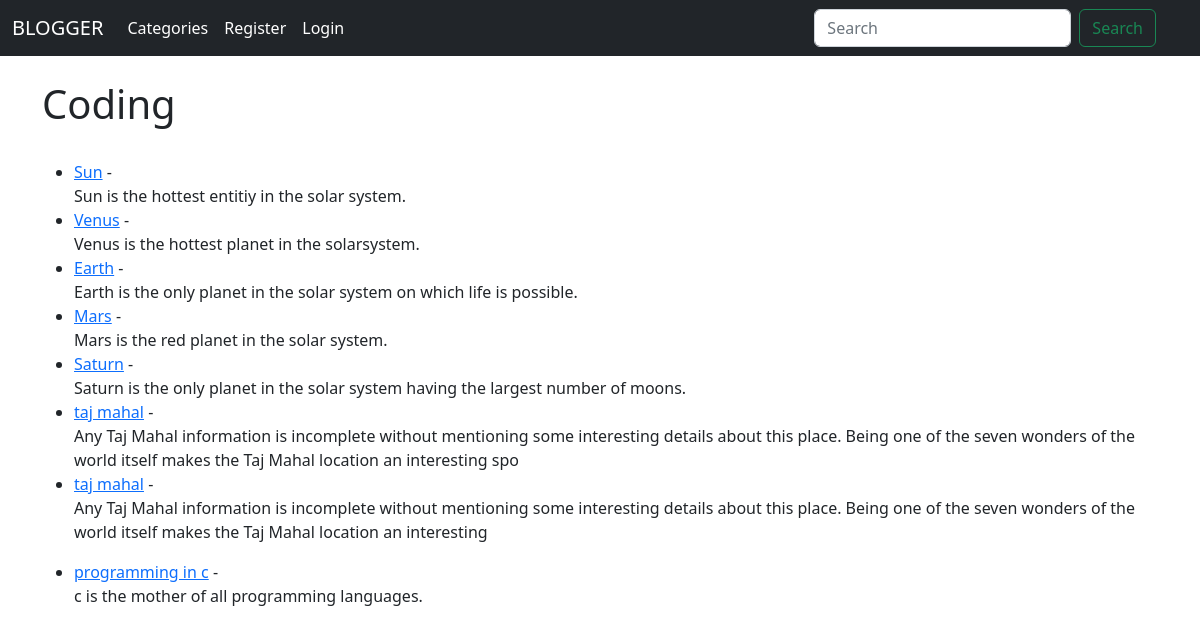
Screenshot of /category/coding with the database file from the repository.
### Blog/models.py (models this page shows, shortened)
class Post(models.Model):
	title= models.CharField(max_length=256)
	title_tag= models.CharField(max_length=256)
	author=models.ForeignKey(User, on_delete=models.CASCADE)
	body=RichTextField(blank=True , null=True)
	post_date = models.DateField(auto_now_add=True)
	category = models.CharField(max_length=225, default='coding')

### Blog/views.py (the view)
# urls.py: path('category/<str:cats>', CategoryView, name='category'),
def CategoryView(request, cats):
	category_posts = Post.objects.filter(category=cats.replace('-', ' '))
	return render(request, 'categories.html', {'cats':cats.title().replace('-', ' '), 'category_posts':category_posts})

### Blog/templates/categories.html
{% extends 'Base.html' %}
{% block content %}
{% if category_posts %}
	<h1>{{ cats }}</h1>
	<br>
	<ul>
		{% for post in category_posts %}
			<li><a href="{% url 'Article_Detail' post.pk %}">{{ post.title}}</a>
				- {{ post.author.first_name}}{{ post.author.last_name}} <br/>
			{{ post.body|slice:"200"|safe }}</li>
		{% endfor %}
	</ul>
{% else %}
 	<h2> Sorry there are no blogs related to this category please make your own blogs realted to this category</h2>
{% endif %}
{% endblock %}

### rows the page displays
Post: title "Sun", body "Sun is the hottest entitiy in the solar system."
Post: title "Venus", body "Venus is the hottest planet in the solarsystem."
Post: title "Earth", body "Earth is the only planet in the solar system on which life is possible."
Post: title "Mars", body "Mars is the red planet in the solar system."
Post: title "Saturn", body "Saturn is the only planet in the solar system having the largest number of moons."
Post: title "taj mahal", body "Any Taj Mahal information is incomplete without mentioning some interesting details about this place. Being one of the seven wonders of the world itself makes the Taj Mahal location an interesting spo"
Post: title "taj mahal", body "Any Taj Mahal information is incomplete without mentioning some interesting details about this place. Being one of the seven wonders of the world itself makes the Taj Mahal location an interesting"
Post: title "programming in c", body "c is the mother of all programming languages."

### other values shown
{{ cats }} "Coding"
